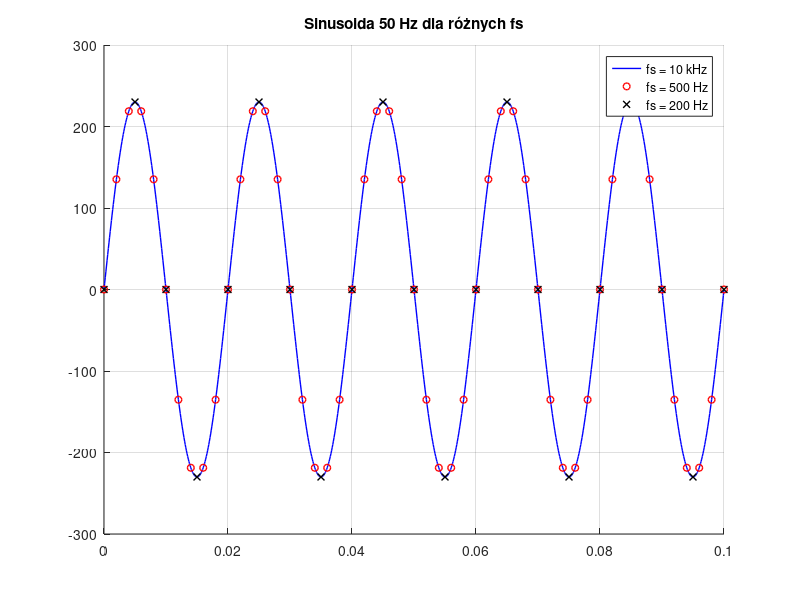

The MATLAB source for this figure:
clear all;
close all;
clearvars;
clc;

A=230;
f=50;
T=0.1;

%próbkowanie
fs1 = 10000; 
fs2 = 500;   
fs3 = 200; 

%czas
t1=0:1/fs1:T;
t2=0:1/fs2:T;
t3=0:1/fs3:T;

%sygnały
y1=A*sin(2*pi*f*t1);
y2=A*sin(2*pi*f*t2);
y3=A*sin(2*pi*f*t3);

figure;
hold on;
plot(t1, y1, 'b-', 'LineWidth', 1);  
plot(t2, y2, 'ro', 'MarkerSize', 5, 'LineWidth', 1); 
plot(t3, y3, 'kx', 'MarkerSize', 5, 'LineWidth', 1); 
hold off;

title('Sinusoida 50 Hz dla różnych fs');
legend('fs = 10 kHz', 'fs = 500 Hz', 'fs = 200 Hz');
grid on;
